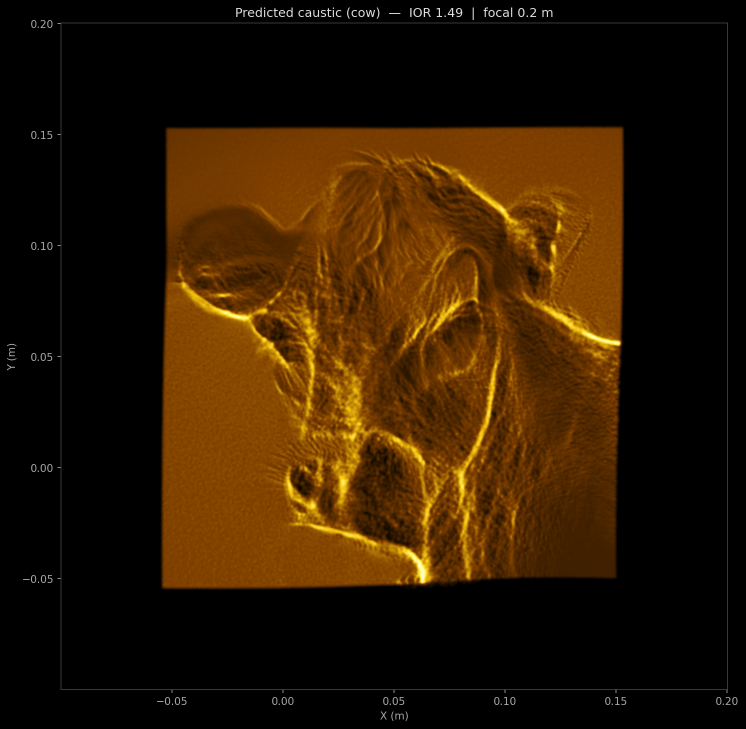
#> input picture examples/caustic_cow_v3.png, 1492 x 1457 px, found by its file name (shown at 1/2 size)
$ python prepare_visual_handoff.py
#> lines starting #> are read from the running program, lines starting #| are printed output that depends on the picture
#!/usr/bin/env python3
"""
prepare_visual_handoff.py
Resize caustic renders to max 700px longest edge, save as JPEG quality=85
to claude_chat_handoff4/. Prints name, dimensions, and file size for each.
"""

import os
from pathlib import Path
from PIL import Image

PROJECT = Path("/Users/admin/causticsEngineering")
OUT_DIR = PROJECT / "claude_chat_handoff4"
OUT_DIR.mkdir(exist_ok=True)

MAX_PX = 700
JPEG_QUALITY = 85
SIZE_WARN_KB = 900

SOURCES = [
    ("examples/caustic_cow_v3.png",              "A_ref_cow_v3.jpg",       True),
    ("examples/caustic_befuddled_v1.png",         "B_v1.jpg",               False),
    ("examples/caustic_befuddled_v4.png",         "C_v4.jpg",               False),
    ("examples/caustic_befuddled_v5.png",         "D_v5.jpg",               True),
    ("examples/caustic_befuddled_v5_flipfix.png", "D2_v5_flipfix.jpg",      False),
    ("examples/loss_it1.png",                     "E_loss_it1.jpg",         False),
    ("examples/loss_it3.png",                     "F_loss_it3.jpg",         False),
    ("examples/loss_it6.png",                     "G_loss_it6.jpg",         False),
    ("examples/befuddled_cow_solver_input.jpg",   "I_solver_input.jpg",     True),
    ("examples/cow2_option_b_edges.png",          "K_option_b_edges.jpg",   False),
    ("examples/cow2_option_c_silhouette.png",     "L_option_c_silhouette.jpg", False),
]

print(f"Output directory: {OUT_DIR}\n")
print(f"{'File':<30} {'Source dims':>14} {'Output dims':>14} {'Size KB':>9}")
print("-" * 72)

missing = []
written = []

for rel_src, out_name, required in SOURCES:
    src = PROJECT / rel_src
    if not src.exists():
        tag = "REQUIRED — missing" if required else "optional — skipped"
        print(f"  {'SKIP':<28} {tag:>14}  {rel_src}")
        missing.append(rel_src)
        continue

    img = Image.open(src)
#> img is the input picture: PIL image 1492x1457 RGBA; mean R, G, B, A 45.3, 24.8, 1.2, 255
    orig_w, orig_h = img.size
#> orig_w = 1492; orig_h = 1457
    src_dims = f"{orig_w}x{orig_h}"
#> src_dims = '1492x1457'

    # Resize to max 700px longest edge
    scale = min(MAX_PX / orig_w, MAX_PX / orig_h, 1.0)
#> scale = 0.469
    new_w = int(orig_w * scale)
#> new_w = 700
    new_h = int(orig_h * scale)
#> new_h = 683

    if scale < 1.0:
        img = img.resize((new_w, new_h), Image.LANCZOS)
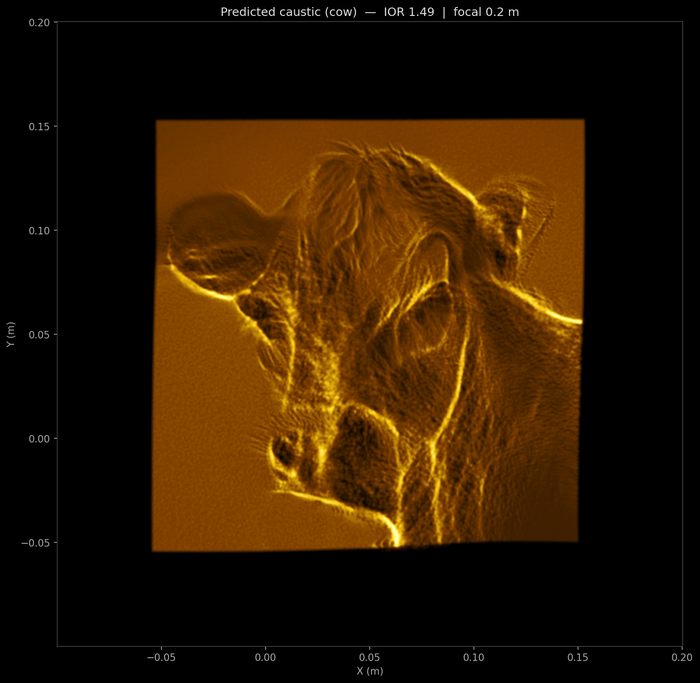
#> img: PIL image 700x683 RGBA; mean R, G, B, A 45.4, 24.9, 1.2, 255
    out_dims = f"{new_w}x{new_h}"
#> out_dims = '700x683'

    # Convert to RGB (handles RGBA/palette PNGs)
    if img.mode != "RGB":
        img = img.convert("RGB")
#> img: PIL image 700x683 RGB

    out_path = OUT_DIR / out_name
    img.save(out_path, "JPEG", quality=JPEG_QUALITY, optimize=True)

#> (the run stopped early here; a loop or call above may not have finished)
